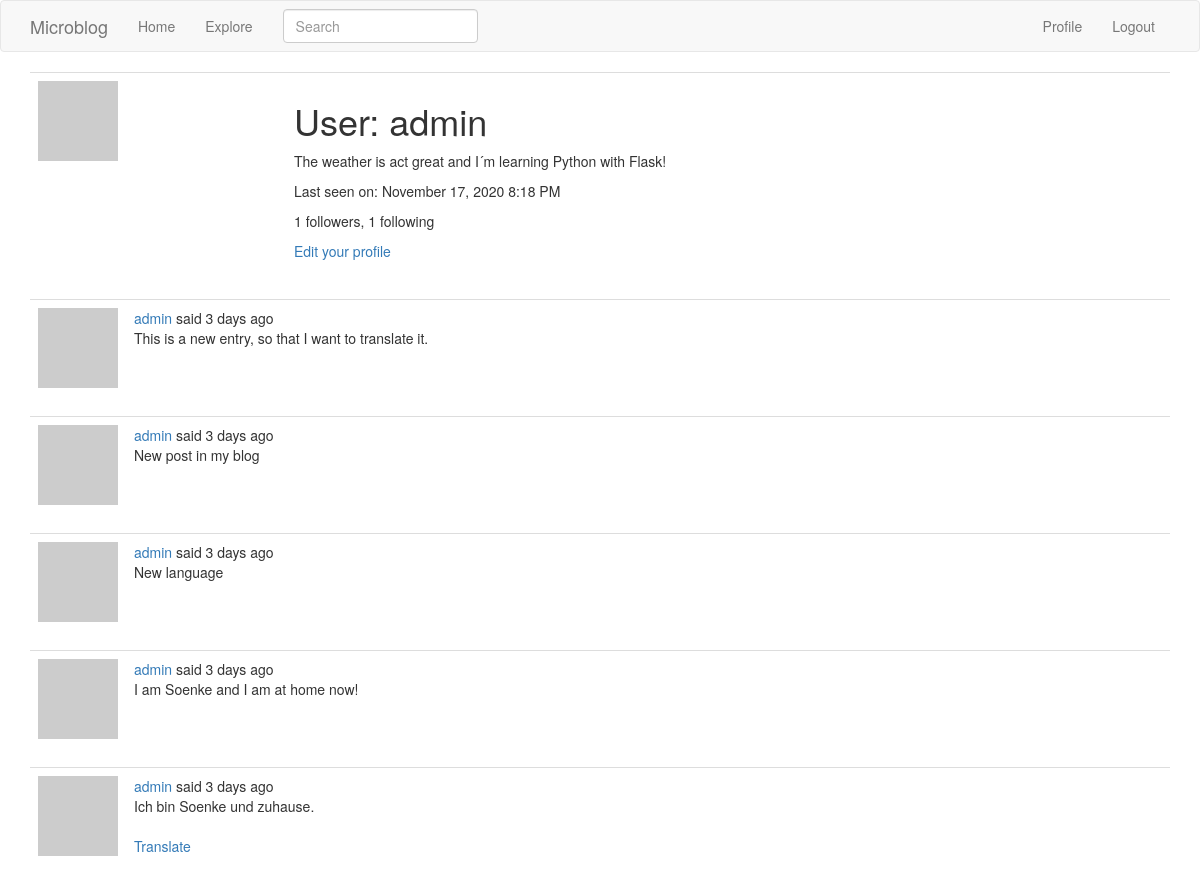
/user/admin (signed in, upper part), run on an earlier commit of the app's database.
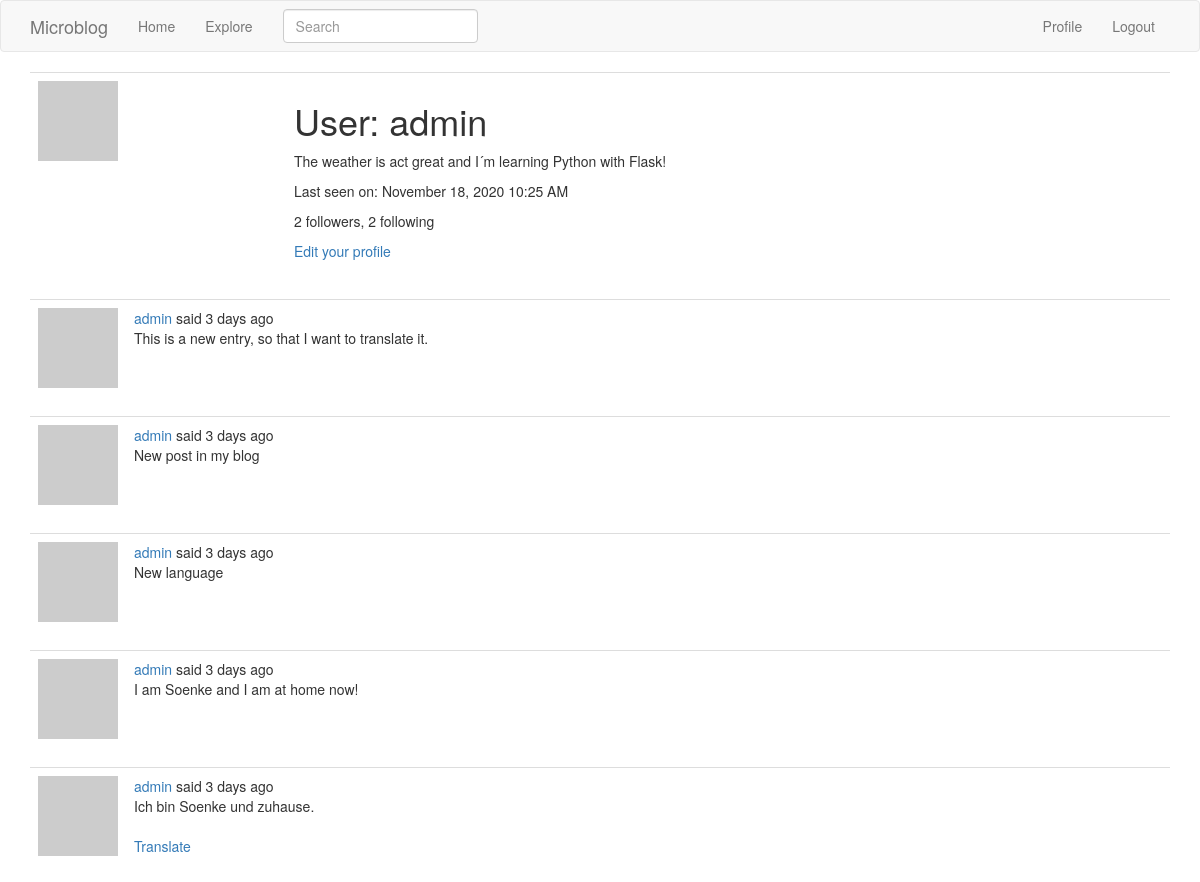
And on a later commit of the database.
### app/models.py (models this page shows, shortened)
class User(UserMixin, db.Model):
    id = db.Column(db.Integer, primary_key=True)
    username = db.Column(db.String(64), index=True, unique=True)
    email = db.Column(db.String(120), index=True, unique=True)
    password_hash = db.Column(db.String(128))
    posts = db.relationship('Post', backref='author', lazy='dynamic')
    about_me = db.Column(db.String(140))
    last_seen = db.Column(db.DateTime, default=datetime.utcnow)
    followed = db.relationship(
        'User', secondary=followers,
        primaryjoin=(followers.c.follower_id == id),
        secondaryjoin=(followers.c.followed_id == id),
        backref=db.backref('followers', lazy='dynamic'), lazy='dynamic')
    def avatar(self, size):
        digest = md5(self.email.lower().encode('utf-8')).hexdigest()
        return 'https://www.gravatar.com/avatar/{}?d=identicon&s={}'.format(
            digest, size)

### app/main/routes.py (the view)
@bp.route('/user/<username>')
@login_required
def user(username):
    user = User.query.filter_by(username=username).first_or_404()
    page = request.args.get('page', 1, type=int)
    posts = user.posts.order_by(Post.timestamp.desc()).paginate(
        page, current_app.config['POSTS_PER_PAGE'], False)
    next_url = url_for('main.user', username=user.username,
                       page=posts.next_num) if posts.has_next else None
    prev_url = url_for('main.user', username=user.username,
                       page=posts.prev_num) if posts.has_prev else None
    form = EmptyForm()
    return render_template('user.html', user=user, posts=posts.items,
                           next_url=next_url, prev_url=prev_url, form=form)

### app/main/forms.py
class SearchForm(FlaskForm):
    q = StringField(_l('Search'), validators=[DataRequired()])
    def __init__(self, *args, **kwargs):
        if 'formdata' not in kwargs:
            kwargs['formdata'] = request.args
        if 'csrf_enabled' not in kwargs:
            kwargs['csrf_enabled'] = False
        super(SearchForm, self).__init__(*args, **kwargs)

class EmptyForm(FlaskForm):
    submit = SubmitField('Submit')

### app/main/routes.py (called while the page is built)
@bp.before_app_request
def before_request():
    if current_user.is_authenticated:
        current_user.last_seen = datetime.utcnow()
        db.session.commit()
        g.search_form = SearchForm()
    g.locale = str(get_locale())

### app/models.py (called while the page is built)
@login.user_loader
def load_user(id):
    return User.query.get(int(id))

    @classmethod
    def before_commit(cls, session):
        session._changes = {
            'add': list(session.new),
            'update': list(session.dirty),
            'delete': list(session.deleted)
        }

### app/templates/user.html (shortened to what this page needs)
{% extends "base.html" %}
{% block app_content %}
    <table class="table table-hover">
        <tr>
            <td width="256px"><img src="{{ user.avatar(256) }}"></td>
            <td>
                <h1>{{ _('User') }}: {{ user.username }}</h1>
                {% if user.about_me %}<p>{{ user.about_me }}</p>{% endif %}
                {% if user.last_seen %}
                <p>{{ _('Last seen on') }}: {{ moment(user.last_seen).format('LLL') }}</p>
                {% endif %}
                <p>{{ _('%(count)d followers', count=user.followers.count()) }}, {{ _('%(count)d following', count=user.followed.count()) }}</p>
                {% if user == current_user %}
                <p><a href="{{ url_for('main.edit_profile') }}">{{ _('Edit your profile') }}</a></p>
                {% endif %}
            </td>
        </tr>
    </table>
    {% for post in posts %}
        {% include '_post.html' %}
    {% endfor %}
{% endblock %}

What changed in the data, as far as the page shows it:
changed User "admin": last_seen "November 17, 2020 8:18 PM" → "November 18, 2020 10:25 AM"
Also different on the page:
text no longer shown: "1 followers 1 following"
text now shown: "2 followers 2 following"
